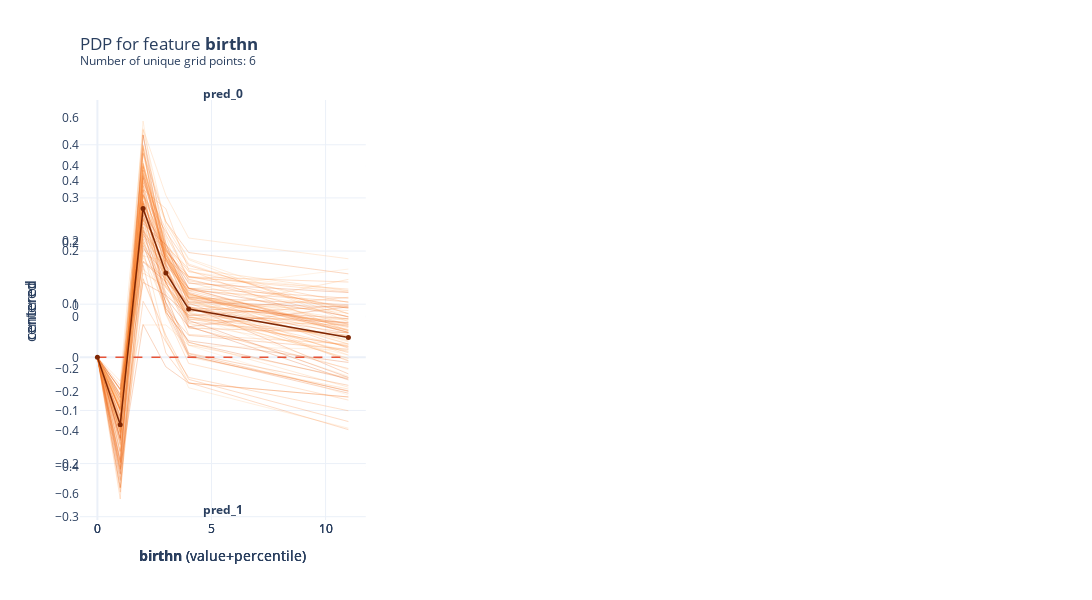
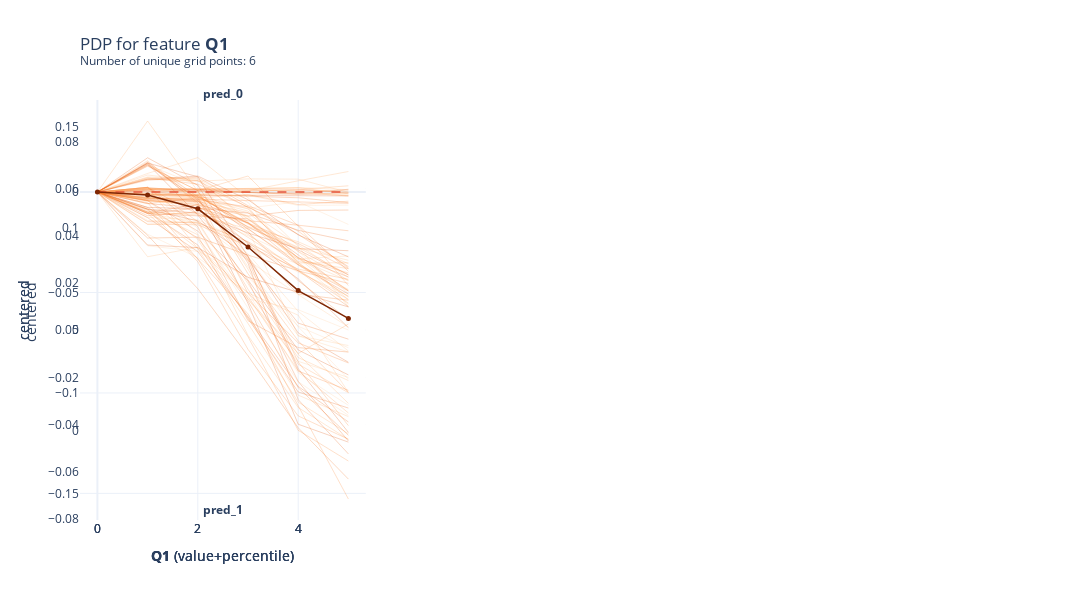
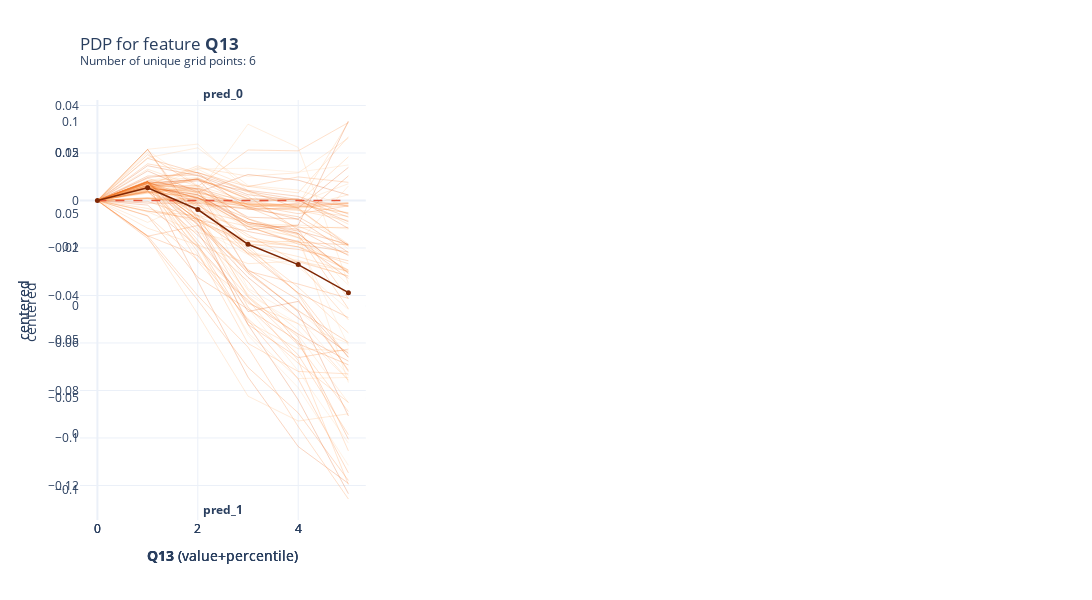
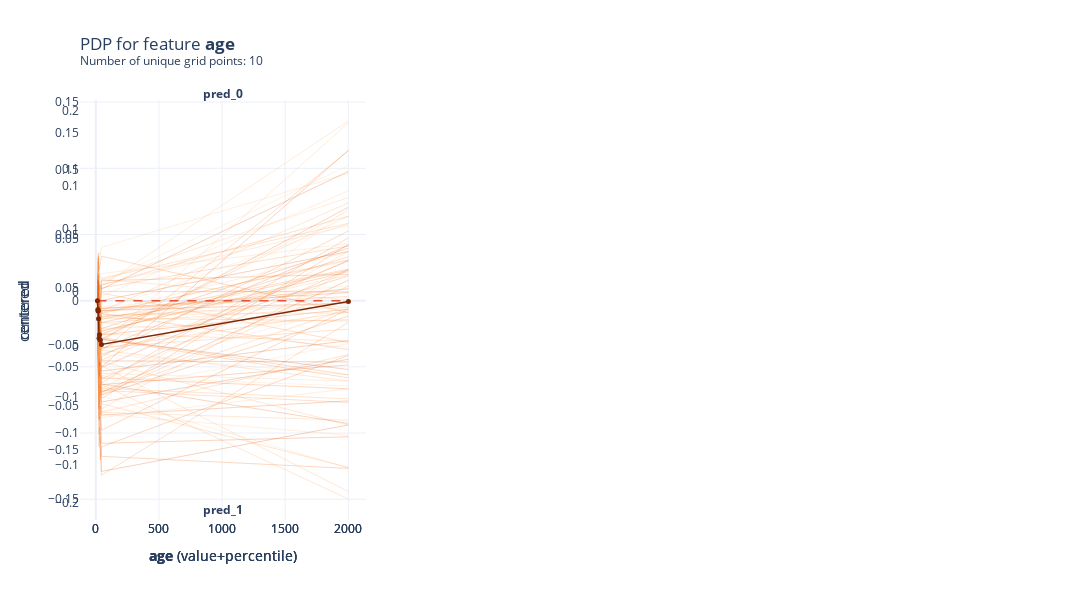

Write notebook code for charts like these, in order.
### Code cell
for i in range(len(feature_names)):
    pdp_feat_df = pdp.PDPIsolate(
        model= class_models['gradient_boosting']['fitted'],
        df=pd.concat((X_test, y_test), axis=1),
        model_features=X_test.columns,
        feature_name=feature_names[i],
        feature=feature_names[i]
    )
    fig, axes = pdp_feat_df.plot(
        # pdp_isolate_out=pdp_feat_df, 
        center=True,
        show_percentile=True, ncols=3, plot_lines=True,
        frac_to_plot=100, #figsize=(15,6),
        # feature_name=feature_labels[i]
    )
    fig.show()
